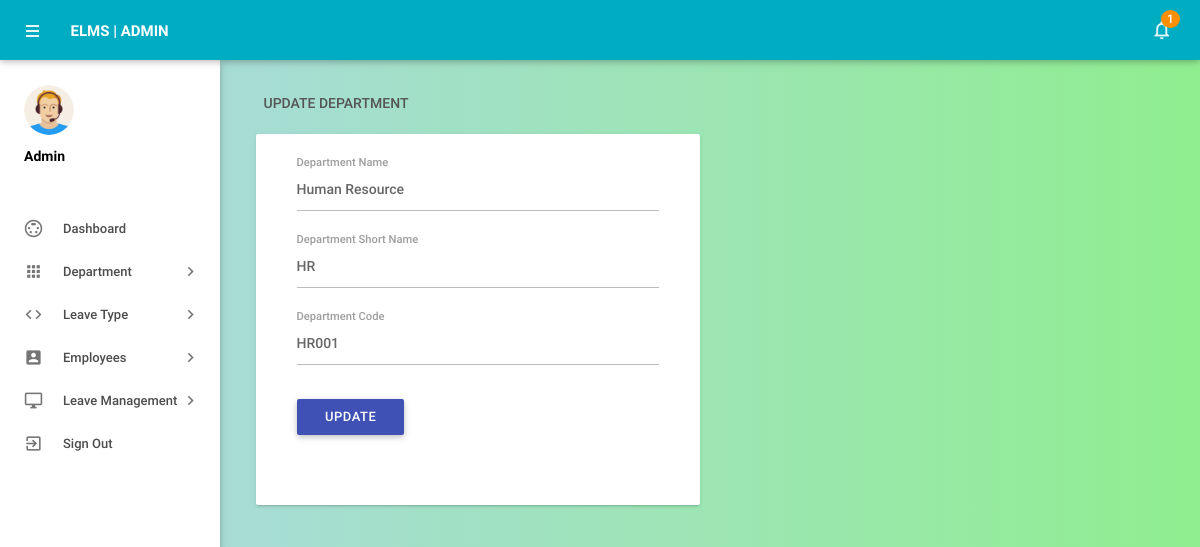
Screenshot of /admin/editdepartment.php?deptid=1 (signed in) with the database file from the repository.
### tables this page shows
CREATE TABLE `tbldepartments` (
  `id` int(11) NOT NULL,
  `DepartmentName` varchar(150) DEFAULT NULL,
  `DepartmentShortName` varchar(100) NOT NULL,
  `DepartmentCode` varchar(50) DEFAULT NULL,
  `CreationDate` timestamp NULL DEFAULT current_timestamp()
);

### admin/editdepartment.php (the view, shortened to what this page needs)
<?php
include('includes/config.php');
if(strlen($_SESSION['alogin'])==0)
    {
header('location:index.php');
}
else{
    ?>
<!DOCTYPE html>
<html lang="en">
    <head>
        <link type="text/css" rel="stylesheet" href="../assets/plugins/materialize/css/materialize.min.css"/>
        <link href="../assets/plugins/material-preloader/css/materialPreloader.min.css" rel="stylesheet">
        <link href="../assets/css/alpha.min.css" rel="stylesheet" type="text/css"/>
        <link href="../assets/css/custom.css" rel="stylesheet" type="text/css"/>
        <link href="../assets/css/alpha.css" rel="stylesheet" type="text/css"/>
    </head>
    <body>
  <?php include('includes/header.php');?>
       <?php include('includes/sidebar.php');?>
            <main class="mn-inner">
                <div class="row">
                    <div class="col s12">
                        <div class="page-title">Update Department</div>
                    </div>
                    <div class="col s12 m12 l6">
                        <div class="card">
                            <div class="card-content">
                                <div class="row">
                                    <form class="col s12" name="chngpwd" method="post">
<?php
$did=intval($_GET['deptid']);
$sql = "SELECT * from tbldepartments WHERE id=:did";
$query = $dbh -> prepare($sql);
$query->bindParam(':did',$did,PDO::PARAM_STR);
$query->execute();
$results=$query->fetchAll(PDO::FETCH_OBJ);
if($query->rowCount() > 0)
{
foreach($results as $result)
{               ?>
                                        <div class="row">
                                            <div class="input-field col s12">
<input id="departmentname" type="text"  class="validate" autocomplete="off" name="departmentname" value="<?php echo htmlentities($result->DepartmentName);?>"  required>
                                                <label for="deptname">Department Name</label>
                                            </div>
          <div class="input-field col s12">
<input id="departmentshortname" type="text"  class="validate" autocomplete="off" value="<?php echo htmlentities($result->DepartmentShortName);?>" name="departmentshortname"  required>
                                                <label for="deptshortname">Department Short Name</label>
                                            </div>
  <div class="input-field col s12">
 <input id="deptcode" type="text" name="deptcode" class="validate" autocomplete="off" value="<?php echo htmlentities($result->DepartmentCode);?>" required>
                                                <label for="password">Department Code</label>
                                            </div>
<?php }} ?>
<div class="input-field col s12">
<button type="submit" name="update" class="waves-effect waves-light btn indigo m-b-xs">UPDATE</button>
</div>
                                        </div>
                                    </form>
                                </div>
                            </div>
                        </div>
                    </div>
                </div>
            </main>
        </div>
        <div class="left-sidebar-hover"></div>
    </body>
</html>
<?php } ?>

### assets/css/alpha.css (style rules this page uses)
html, body, .mn-content { font-size: 14px; height: 100%; width: 100%; background-image: linear-gradient(to right, lightblue, lightgreen); }
html { font-weight: 500; color: rgba(0,0,0,0.6); }
body { background-image: linear-gradient(to right, lightblue, lightgreen); overflow-y: auto!important; overflow-x: hidden; }
.btn, .btn-flat { font-weight: 500; font-size: 13px; }
@media (min-width: 993px) { .mn-content.fixed-sidebar .mn-inner { padding-left: 245px; width: 100%; } }
.m-b-xs { margin-bottom: 10px; }
.page-title { float: left; margin: 0 8px 5px 8px; color: #555; line-height: 37px; text-transform: uppercase; }
.left-sidebar-hover { position: fixed; background: transparent; width: 13.25px; left: 0; top: 0; bottom: 0; }
.mn-inner { padding: 25px 25px 9.5px 25px; min-height: calc(100% - 181px); }
.card, .card-panel { box-shadow: 0 2px 2px 0 rgba(0, 0, 0, 0.05), 0 3px 1px -2px rgba(0, 0, 0, 0.08), 0 1px 5px 0 rgba(0, 0, 0, 0.08); position: relative; }
input:not([type]), input[type=text], input[type=password], input[type=email], input[type=url], input[type=time], input[type=date], input[type=datetime], input[type=datetime-local], input[type=tel], input[type=number], input[type=search], textarea.materialize-textarea { border-bottom: 1px solid #BCBCBC; }

### rows the page displays
tbldepartments: departmentname "Human Resource", departmentshortname "HR", deptcode "HR001"

### other values shown
$unreadcount "1"
